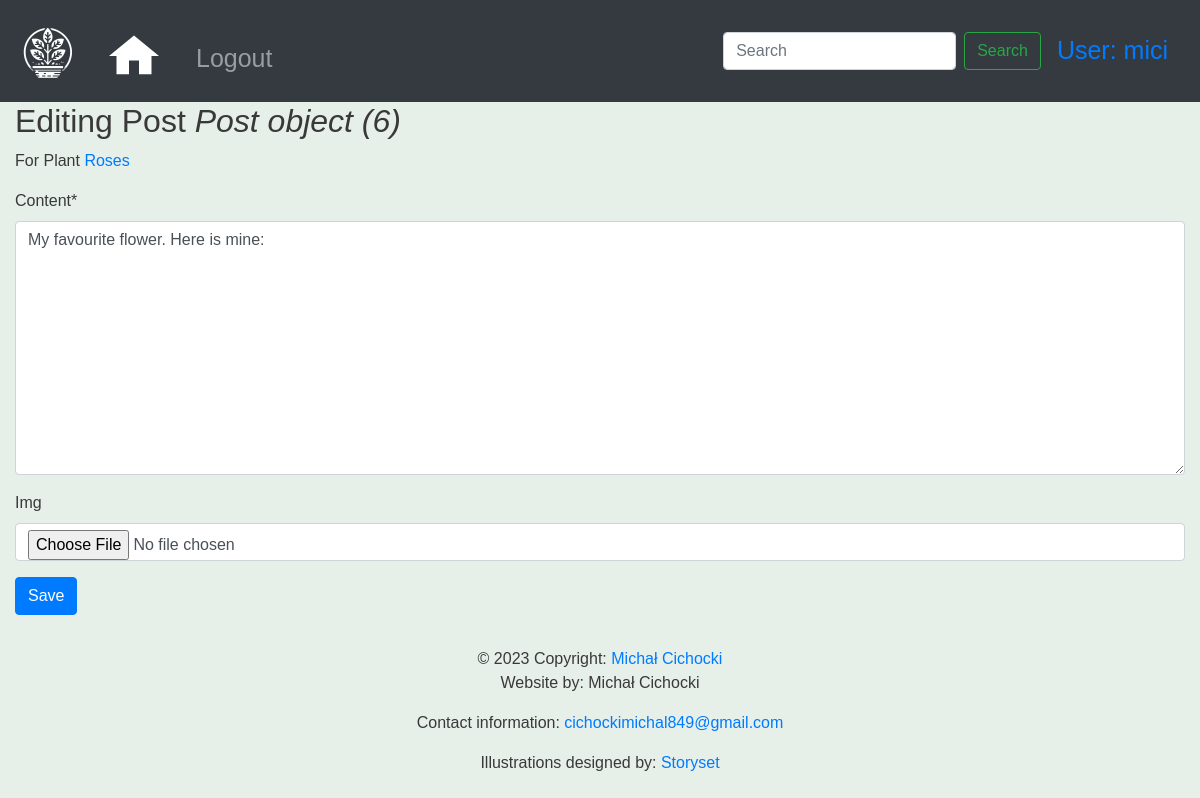
/plants/1/posts/6/ (signed in), run on the app's committed database.
### schedule_keeper/models.py (models this page shows)
class Post(models.Model):
    creator = models.ForeignKey(User, on_delete=models.CASCADE, default=None, null=True)
    plant = models.ForeignKey(Plant, on_delete=models.CASCADE, related_name='posts')
    content = models.TextField()
    img = models.ImageField(upload_to=upload_to, null=True, blank=True)
    created_at = models.DateTimeField(auto_now_add=True)

class Plant(models.Model):
    name = models.CharField(max_length=255)
    description = models.TextField(blank=True, null=True)
    category = models.ForeignKey(Category, on_delete=models.CASCADE)
    watering_frequency = models.PositiveIntegerField(help_text="Watering frequency in days")
    img = models.ImageField(upload_to=upload_to, null=True, blank=True)
    creator = models.ForeignKey(User, on_delete=models.CASCADE)
    def __str__(self):
        return self.name

### schedule_keeper/views.py (the view, shortened to what this page needs)
# urls.py: path('plants/<int:plant_pk>/posts/<int:post_pk>/', views.PostView.as_view(), name='post-edit'),
class PostView(TemplateView):
    template_name = 'schedule_keeper/instance_form.html'
    form_class = PostForm
    def get(self, request, plant_pk, post_pk=None):
        plant = get_object_or_404(Plant, pk=plant_pk)
        post = get_object_or_404(Post, plant_id=plant_pk, pk=post_pk) if post_pk else None
        if not self.check_permissions(request.user, post):
            raise PermissionDenied
        form = self.form_class(instance=post)
        context = {
            "form": form,
            "instance": post,
            "model_type": "Post",
            "related_instance": plant,
            "related_model_type": "Plant"
        }
        return render(request, self.template_name, context)
    def check_permissions(self, user, post):
        return user.is_staff or post.user.id == user.id

### schedule_keeper/forms.py
class PostForm(InstanceForm):
    class Meta:
        model = Post
        fields = ["content", "img"]

### schedule_keeper/templates/schedule_keeper/instance_form.html (shortened to what this page needs)
{% extends 'base.html' %}
{% load crispy_forms_tags %}
{% block content %}
    <h2>{% if instance %}
        Editing {{ model_type }} <em>{{ instance }}</em>
    {% else %}
        New {{ model_type }}
    {% endif %}
    </h2>
    {% if related_instance and related_model_type %}
        <p>For {{ related_model_type }} <span class="text-primary">{{ related_instance }}</span></p>
    {% endif %}
    {% crispy form %}
{% endblock %}

### templates/base.html (shortened to what this page needs)
<!doctype html>
{% load static %}
<html lang="en">
<head>
    <link rel="stylesheet" href="https://stackpath.bootstrapcdn.com/bootstrap/4.4.1/css/bootstrap.min.css"
>
    <link rel="stylesheet" href="https://cdnjs.cloudflare.com/ajax/libs/font-awesome/4.7.0/css/font-awesome.min.css">
    <link rel="stylesheet" href={% static 'css/base.css' %}>
</head>
<body>
<nav class="navbar navbar-expand-sm navbar-dark bg-dark sticky-top">
    <a class="navbar-brand" href="/">
        <img class="mt-1" src={% static 'logo.jpg' %} alt="Potted Plant Logo">
    </a>
    <div class="collapse navbar-collapse" id="navbarSupportedContent">
        <ul class="navbar-nav mr-auto">
            <li class="nav-item mt-1 active">
                <a class="nav-link" href="/plants/">
            </li>
            {% if user.is_authenticated %}
                <li class="nav-item">
                    <a class="nav-link mt-2" href="/accounts/logout">Logout</a>
                </li>
            {% else %}
                <li class="nav-item">
                    <a class="nav-link mt-2" href="/accounts/login">Login</a>
                </li>
            {% endif %}
        </ul>
        <form action="{% url 'plants' %}" class="form-inline my-2 my-lg-0">
            <input class="form-control mr-sm-2" type="search" placeholder="Search" aria-label="Search" name="search"
                   value="{{ search_text }}">
            <button class="btn btn-outline-success my-2 my-sm-0" type="submit">Search</button>
        </form>
        {% if user.is_authenticated %}
            <a class="nav-link" href="/accounts/profile">User: {{ user.username }}</a>
        {% endif %}
    </div>
</nav>
<div class="container-fluid">
    {% block content %}
    {% endblock %}
</div>
<footer class="page-footer font-small blue">
    <div class="footer-copyright text-center py-3">© 2023 Copyright:
        <a href="https://www.linkedin.com/in/michał-cichocki/"> Michał Cichocki</a>
        <p>Website by: Michał Cichocki</p>
        <p>Contact information: <a href="mailto:cichockimichal849@gmail.com">cichockimichal849@gmail.com</a></p>
        <p>Illustrations designed by: <a href="https://storyset.com/illustration/people-taking-care-of-plants/amico">Storyset</a>
        </p>
    </div>
</footer>
</body>
</html>

### static/css/base.css (style rules this page uses)
.navbar { min-height: 100px; font-size: 25px; }
.navbar-brand > img { width: 4rem; height: 4rem; }
body { font-family: 'Source Sans Pro', sans-serif; background-color: #e6efe8; color: #393939; }
.nav-link > svg { margin-top: .4rem; }
nav { background-color: black; }

### data on the page
Post: id "Post object (6)", content "My favourite flower. Here is mine:"
Plant: name "Roses"

### other printed values
{{ user.username }} "mici"
{{ model_type }} "Post"
{{ related_model_type }} "Plant"
